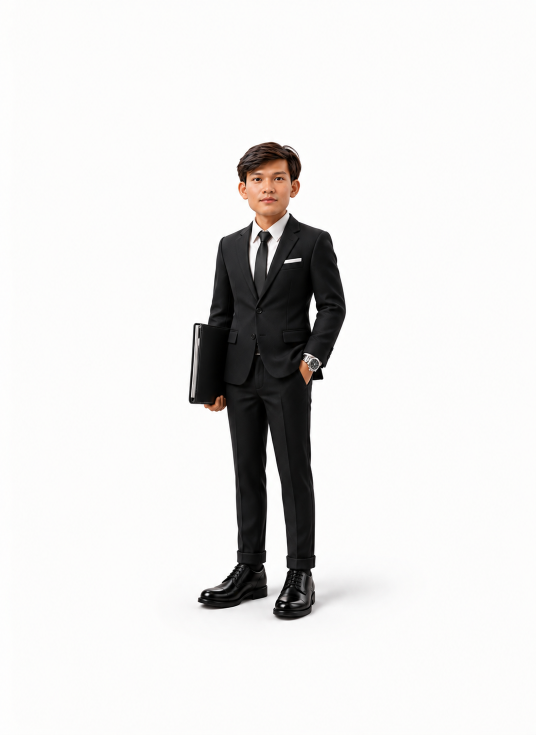
#> input picture assets-source/character-source.png, 1071 x 1469 px, found by its file name (shown at 1/2 size)
$ python remove_bg.py
#> lines starting #> are read from the running program, lines starting #| are printed output that depends on the picture; after the words box and inside, x2 and y2 are one past the last pixel; in counts of white or black regions, pixels touching at a corner belong together
"""One-off local background removal for the hero portrait.

Border-connected flood fill on a white-ish threshold mask, so interior
near-white pixels (white shirt, pocket square) are preserved while only
the actual studio background is cut out. Runs fully offline.
"""

import numpy as np
from PIL import Image, ImageFilter
from scipy import ndimage

SRC = "assets-source/character-source.png"
DST = "public/character.png"
# thresholds are hand-tuned to this specific studio photo (near-white paper
# background, soft grey drop-shadow) — re-check them if the source photo changes
WHITE_THRESHOLD = 233
PADDING_FRAC = 0.02

im = Image.open(SRC).convert("RGB")
#> im is the input picture: PIL image 1071x1469 RGB; mean R, G, B 230.7, 229.8, 229
arr = np.array(im)

arr_i = arr.astype(np.int16)
channel_spread = arr_i.max(axis=2) - arr_i.min(axis=2)
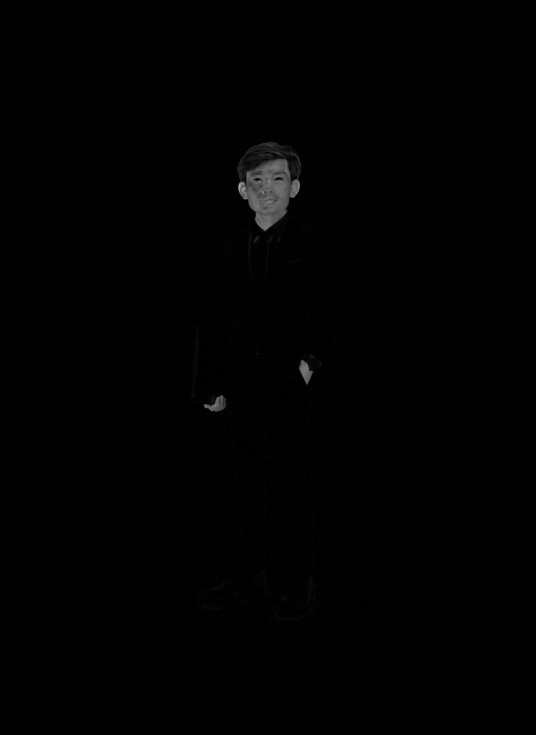
#> channel_spread: shape (1469, 1071) int16 (shown at 1/2 size); min 0, max 173, mean 1.9
channel_min = arr_i.min(axis=2)

strong_bg = np.all(arr >= WHITE_THRESHOLD, axis=2)
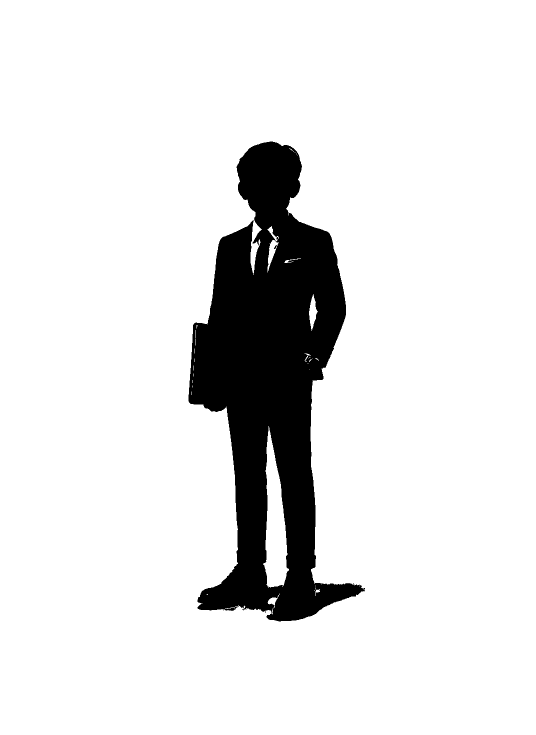
#> strong_bg: shape (1469, 1071) bool (shown at 1/2 size); 89.2% white; 4 black regions (2 under 20 px), largest, box (x1, y1, x2, y2) and area: (377, 283, 730, 1243) 170592, (548, 490, 554, 498) 22
# soft drop-shadow under the shoes: neutral grey, connected to the paper-white
# background, but darker than WHITE_THRESHOLD — hysteresis-grow into it too.
# Restricted to the bottom of the frame (where the shoe shadow actually is):
# an unrestricted neutral/near-white threshold also matches the white shirt,
# which then leaked through the underarm gap and got cut out as "background".
# The 0.75 cutoff is hand-tuned to this photo's shadow position, same caveat
# as WHITE_THRESHOLD above — re-check it if the source photo changes.
height = arr.shape[0]
#> height = 1469
in_shadow_zone = np.zeros(arr.shape[:2], dtype=bool)
in_shadow_zone[int(height * 0.75) :, :] = True
shadow_candidate = (channel_spread <= 6) & (channel_min >= 120) & in_shadow_zone
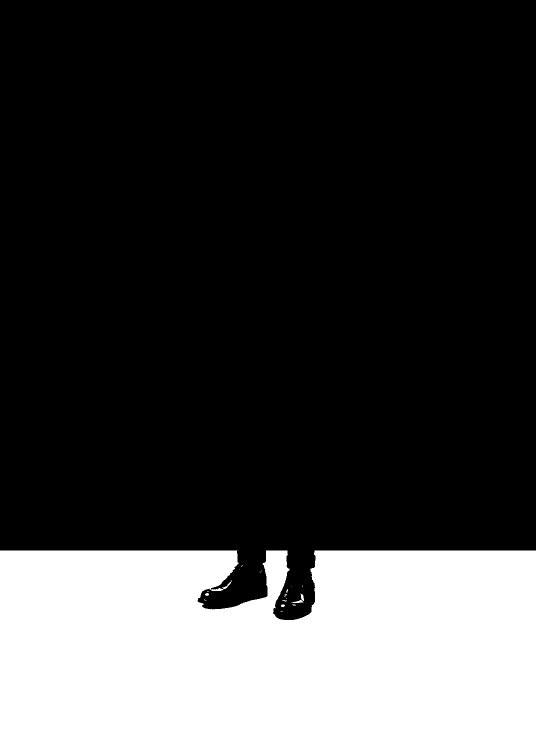
#> shadow_candidate: shape (1469, 1071) bool (shown at 1/2 size); 23.9% white; 20 white regions (14 under 20 px), largest, box (x1, y1, x2, y2) and area: (0, 1101, 1071, 1469) 376208, (583, 1200, 607, 1206) 71, (444, 1160, 463, 1178) 67, (601, 1187, 608, 1202) 61, (410, 1186, 418, 1192) 34, (562, 1209, 570, 1214) 34
combined = strong_bg | shadow_candidate
#> combined: shape (1469, 1071) bool; 89.6% white; 2 black regions, box (x1, y1, x2, y2) and area: (377, 283, 692, 1240) 163742, (548, 490, 554, 498) 22

# Erode before flood-filling to sever thin leak channels — e.g. the gap
# between the bent arm and torso from the hand-in-pocket pose — that would
# otherwise connect the true background to interior near-white regions like
# the shirt and get them wrongly cut out too. Dilate the confirmed background
# back out afterward to restore its real extent.
# picked empirically (verified by scanning for zero interior alpha holes
# afterward), not derived from anything measurable about the photo — a wider
# leak gap in a future source photo may need a larger value here.
EROSION_ITERS = 3
eroded = ndimage.binary_erosion(combined, iterations=EROSION_ITERS, border_value=1)
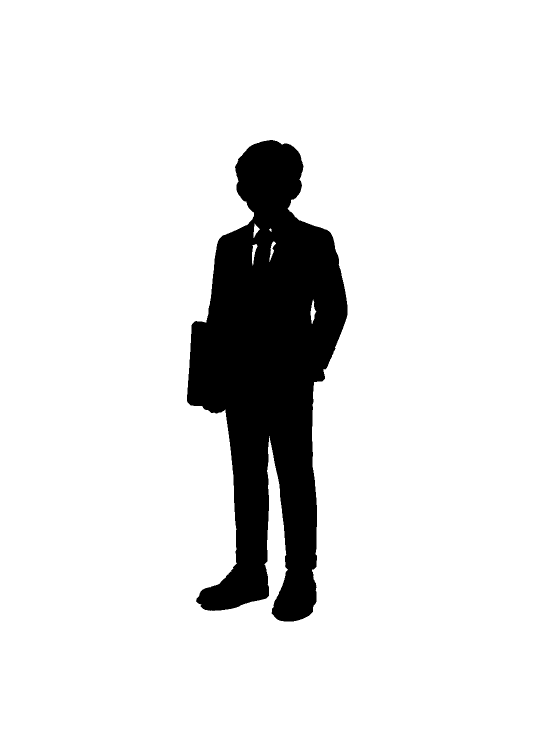
#> eroded: shape (1469, 1071) bool (shown at 1/2 size); 88.9% white; 1 black region, box (x1, y1, x2, y2) and area: (374, 280, 695, 1243) 175331

labels, n = ndimage.label(eroded, structure=np.ones((3, 3)))
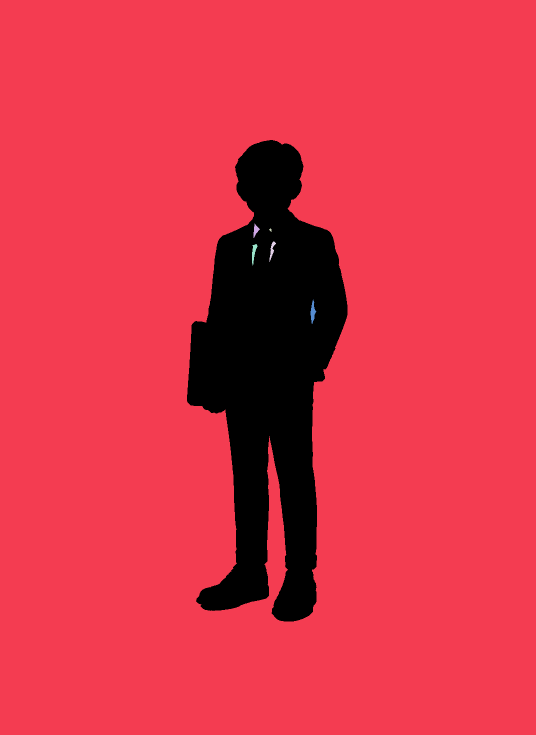
#> labels: shape (1469, 1071) int32 (shown at 1/2 size); 7 distinct labels, from 0 to 6; one colour per label, 0 black
#> n = 6
border_labels = set(labels[0, :]) | set(labels[-1, :]) | set(labels[:, 0]) | set(labels[:, -1])
#> border_labels = 1 item
border_labels.discard(0)
# only keep border components that actually reach the confirmed white paper,
# so a shoe/suit region merely touching the frame edge isn't swept in
strong_labels = set(np.unique(labels[strong_bg & eroded]))
#> strong_labels = 6 items
background_labels = border_labels & strong_labels
#> background_labels = 1 item

background_seed = np.isin(labels, list(background_labels))
#> background_seed: shape (1469, 1071) bool; 88.8% white; 1 black region, box (x1, y1, x2, y2) and area: (374, 280, 695, 1243) 176215
background_mask = ndimage.binary_dilation(background_seed, iterations=EROSION_ITERS) & combined
#> background_mask: shape (1469, 1071) bool; 89.4% white; 1 black region, box (x1, y1, x2, y2) and area: (377, 283, 692, 1240) 167080
alpha = np.where(background_mask, 0, 255).astype(np.float32)
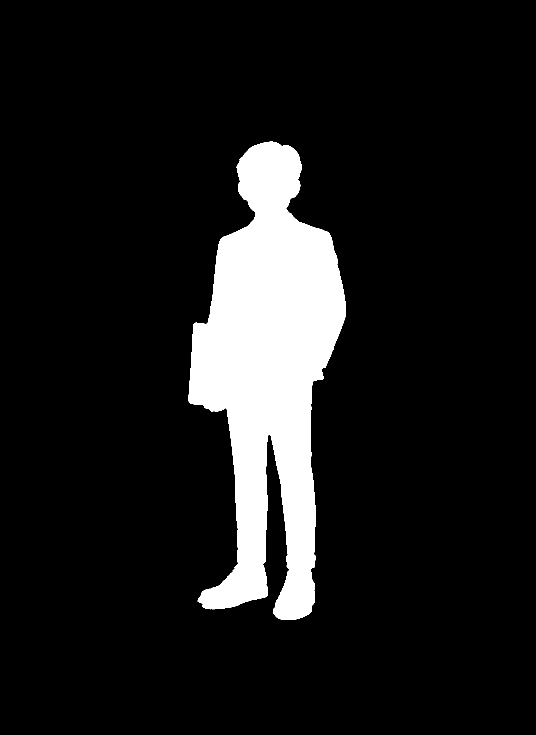
#> alpha: shape (1469, 1071) float32 (shown at 1/2 size); 10.6% white; 1 white region, box (x1, y1, x2, y2) and area: (377, 283, 692, 1240) 167080

alpha_img = Image.fromarray(alpha.astype(np.uint8), mode="L")
alpha_img = alpha_img.filter(ImageFilter.GaussianBlur(radius=1.2))

rgba = np.dstack([arr, np.array(alpha_img)])
out = Image.fromarray(rgba, mode="RGBA")

alpha_arr = np.array(alpha_img)
ys, xs = np.where(alpha_arr > 10)
top, bottom = ys.min(), ys.max()
#> top = 281; bottom = 1241
left, right = xs.min(), xs.max()
#> left = 375; right = 693

pad_y = int((bottom - top) * PADDING_FRAC)
#> pad_y = 19
pad_x = int((right - left) * PADDING_FRAC)
#> pad_x = 6

top = max(0, top - pad_y)
#> top = 262
bottom = min(out.height - 1, bottom + pad_y)
#> bottom = 1260
left = max(0, left - pad_x)
#> left = 369
right = min(out.width - 1, right + pad_x)
#> right = 699

out = out.crop((left, top, right + 1, bottom + 1))
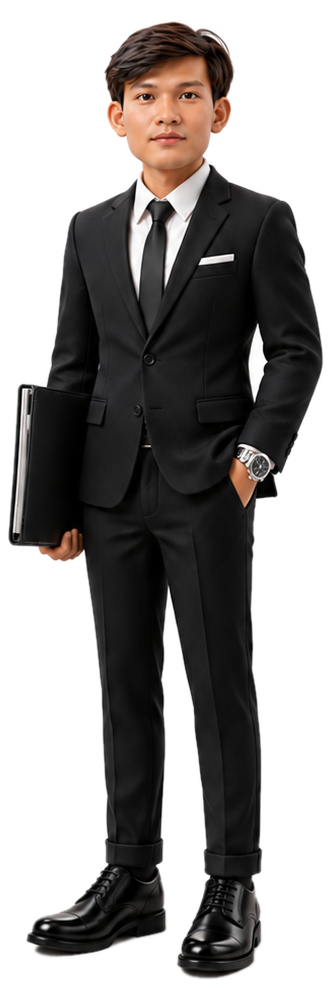
#> out: PIL image 331x999 RGBA; mean R, G, B, A 148.9, 146, 144.5, 128.8; transparent parts drawn white
out.save(DST)

print(f"saved {DST} size={out.size}")
#| saved public/character.png size=(331, 999)
